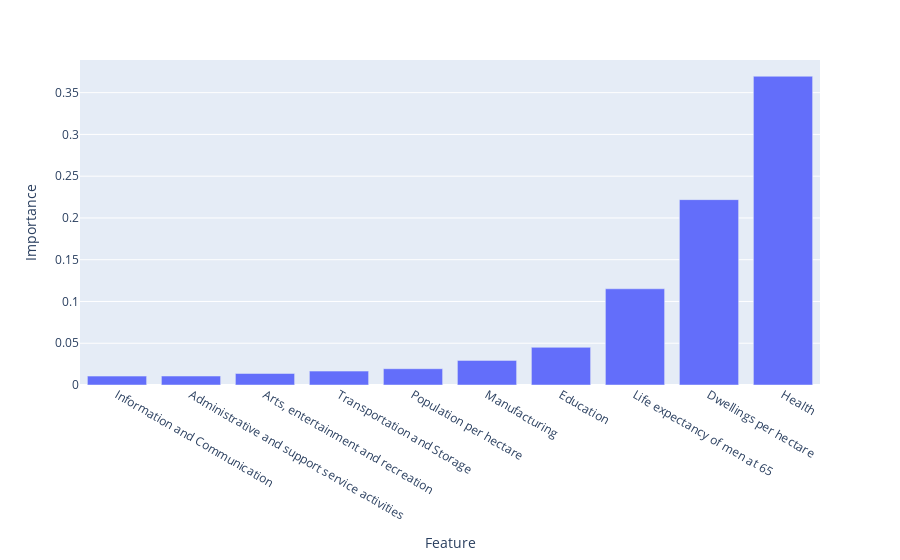

Notebook cell for this chart:
### Code cell
import numpy as np
import plotly.express as px

# Get the feature importances
importances = regressor.feature_importances_

# Sort the importance scores in ascending order
indices = np.argsort(importances)

# Get the column names in the correct order
cols = X_train.columns[indices]

# Get the top 10 most important features
top_10 = cols[-10:]

# Create a bar chart using the px.bar() function
fig = px.bar(
    x=top_10,
    y=importances[indices][-10:],
    labels={'x': 'Feature', 'y': 'Importance'}
)

# Show the plot
fig.show()

### Figure 1 — Plotly figure (JSON) as saved in the notebook; plotly's stock layout.template omitted (floating-point values rounded to 4 significant figures)
{"data": [{"alignmentgroup": "True", "hovertemplate": "Feature=%{x}<br>Importance=%{y}<extra></extra>", "legendgroup": "", "marker": {"color": "#636efa", "pattern": {"shape": ""}}, "name": "", "offsetgroup": "", "orientation": "v", "showlegend": false, "textposition": "auto", "type": "bar", "x": ["Information and Communication", "Administrative and support service activities", "Arts, entertainment and recreation", "Transportation and Storage", "Population per hectare", "Manufacturing", "Education", "Life expectancy of men at 65", "Dwellings per hectare", "Health"], "xaxis": "x", "y": [0.01063, 0.01073, 0.01378, 0.01662, 0.01949, 0.02948, 0.0451, 0.1152, 0.2219, 0.3696], "yaxis": "y"}], "layout": {"autosize": true, "barmode": "relative", "legend": {"tracegroupgap": 0}, "margin": {"t": 60}, "xaxis": {"anchor": "y", "autorange": true, "domain": [0, 1], "range": [-0.5, 9.5], "title": {"text": "Feature"}, "type": "category"}, "yaxis": {"anchor": "x", "autorange": true, "domain": [0, 1], "range": [0, 0.3891], "title": {"text": "Importance"}, "type": "linear"}}}
